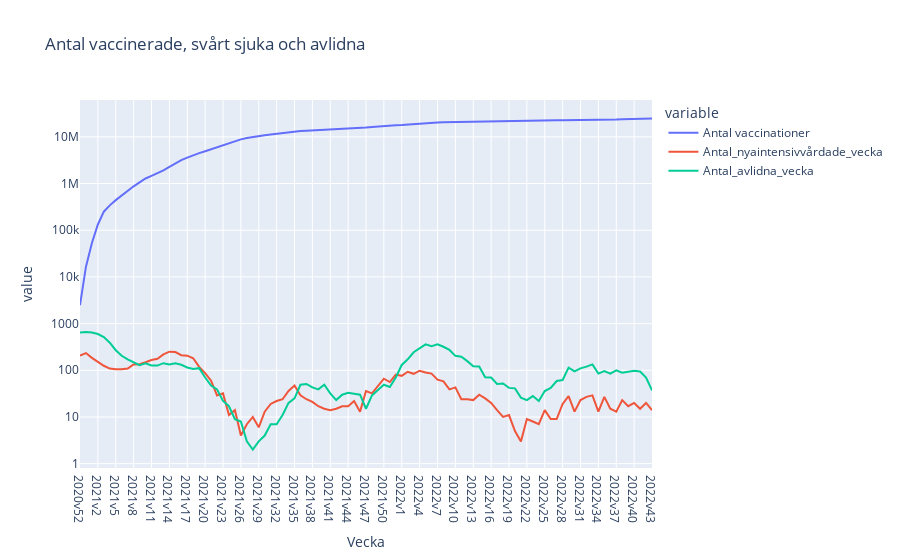

This figure's notebook cell:
### Code cell
fig = px.line(df, x= "Vecka", y=["Antal vaccinationer", "Antal_nyaintensivvårdade_vecka", "Antal_avlidna_vecka"],title= "Antal vaccinerade, svårt sjuka och avlidna", log_y=True)
fig.show()
fig.write_html("Visualiseringar/Vaccin_avlidna_intensivvård.html")
